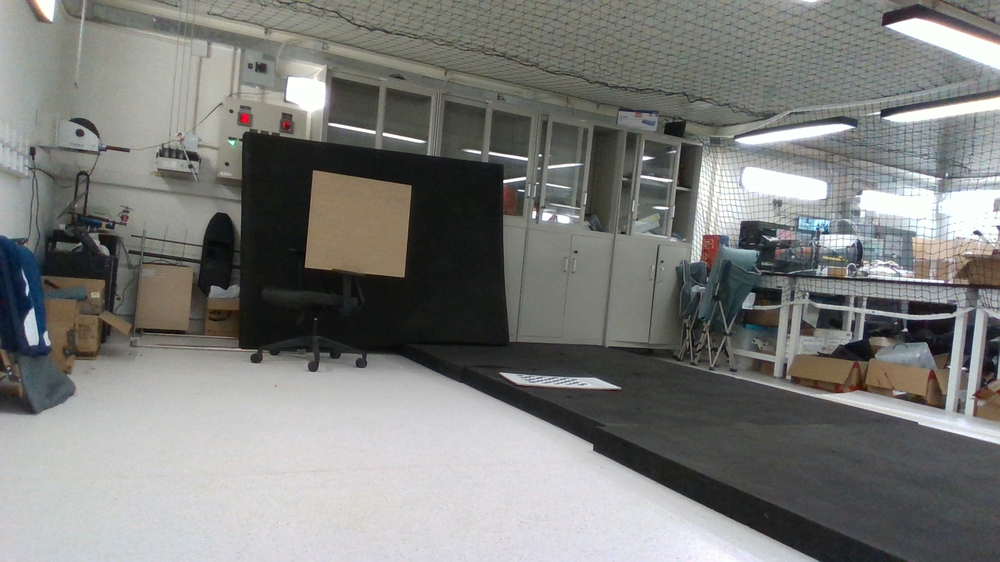
//> input picture image.png, 1000 x 562 px, shrunk from 1920 x 1080 before the run
$ ./edge_detector_node   (built with g++ and OpenCV 4)
//> lines starting //> are read from the running program, lines starting //| are printed output that depends on the picture; after the words box and inside, x2 and y2 are one past the last pixel; in counts of white or black regions, pixels touching at a corner belong together
#include<iostream>
#include <opencv2/opencv.hpp>
#include <opencv2/highgui/highgui.hpp>
#include <opencv2/imgproc/imgproc.hpp>
using namespace cv;
using namespace std;

void myHough(Mat src, Mat dst)
{
	vector<Vec2f> lines;//用于储存参数空间的交点
	HoughLines(src, lines, 1, CV_PI / 180, 120, 0, 0);//针对不同像素的图片注意调整阈值
	const int alpha = 10;//alpha取得充分大，保证画出贯穿整个图片的直线
	//lines中存储的是边缘直线在极坐标空间下的rho和theta值，在图像空间(直角坐标系下)只能体现出一个点
	//以该点为基准，利用theta与斜率之间的关系，找出该直线上的其他两个点(可能不在图像上)，之后以这两点画出直线
	for (size_t i = 0; i < lines.size(); i++)
	{
		float rho = lines[i][0], theta = lines[i][1];
		double cs = cos(theta), sn = sin(theta);
		double x = rho * cs, y = rho * sn;
		Point pt1(cvRound(x + alpha * (-sn)), cvRound(y + alpha * cs));
		Point pt2(cvRound(x - alpha * (-sn)), cvRound(y - alpha * cs));
		line(dst, pt1, pt2, Scalar(0, 0, 255), 1, LINE_AA);
	}
}

int main()
{
	Mat mImage = imread("/home/sam/catkin_ws/src/lidar_cam_calib/image.png");
//> mImage is the input picture: 562 rows x 1000 cols, CV_8UC3; mean B, G, R 122.8, 125.4, 124.8
	if (mImage.data == 0)
	{
		cerr << "Image reading error !" << endl;
		system("pause");
	}
	namedWindow("The original image");
	imshow("The original image", mImage);

	Mat mMiddle ;
	cvtColor(mImage, mMiddle,  COLOR_BGR2GRAY);//Canny()只接受单通道8位图像，边缘检测前先将图像转换为灰度图
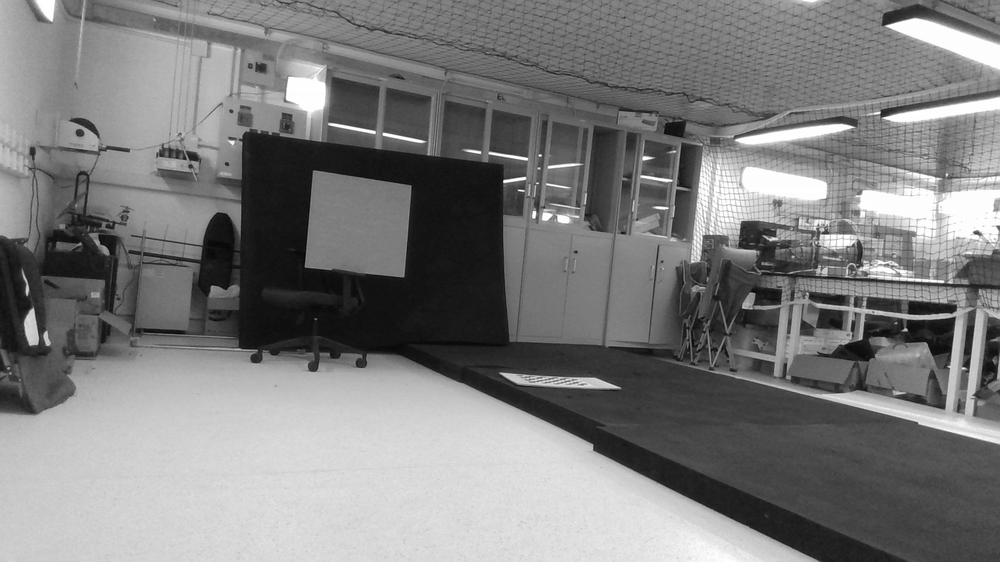
//> mMiddle: 562 rows x 1000 cols, CV_8UC1; min 2, max 255, mean 124.9
	Canny(mImage, mMiddle, 50, 150, 3);//边缘检测，检测结果作为霍夫变换的输入
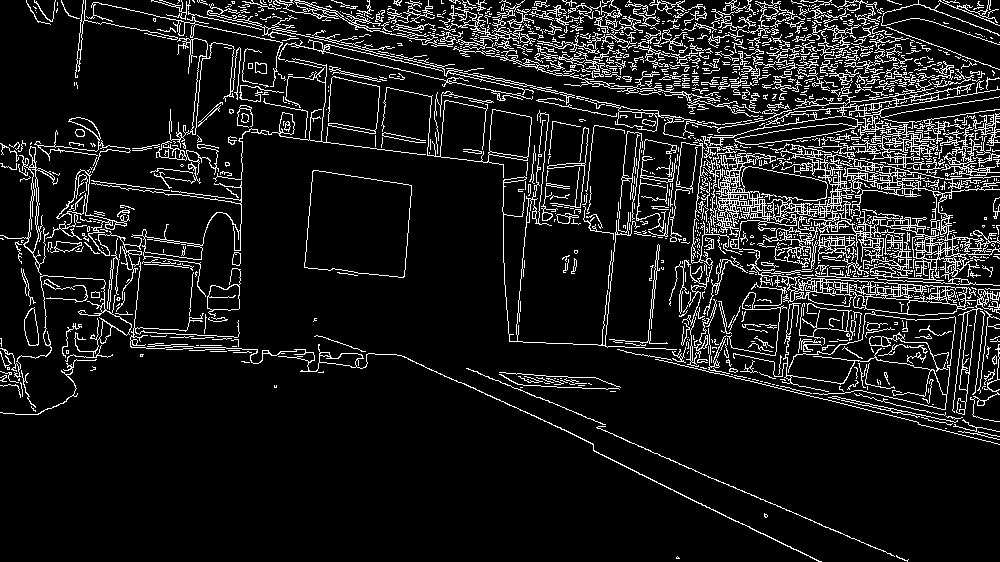
//> mMiddle: 562 rows x 1000 cols, CV_8UC1; 10.5% white in thin lines or dots
	Mat mResult = mImage.clone();
	myHough(mMiddle, mResult);//将结果展示在原图像上
//> in myHough, `HoughLines(src, lines, 1, CV_PI / 180, 120, 0, 0);`: lines = 5320 lines (rho, theta), first 12: [-34, 1.8], [-36, 1.8], [-31, 1.8], [-26, 1.78], [200, 1.8], [57, 1.76], [-52, 1.76], [-56, 1.8], [-17, 1.78], [-387, 2.36], [-14, 1.66], [-40, 1.82]
//> the loop in myHough, `for (size_t i = 0; i < lines.size(); i++)` made 5320 passes
//> (rho, theta, cs, sn, x, y, pt1, pt2) on passes 1 to 3: (-34, 1.8, -0.225, 0.974, 7.65, -33.13, Point(-2, -35), Point(17, -31)), (-36, 1.8, -0.225, 0.974, 8.1, -35.08, Point(-2, -37), Point(18, -33)), (-31, 1.8, -0.225, 0.974, 6.97, -30.21, Point(-3, -32), Point(17, -28))
//> after the loop in myHough, `for (size_t i = 0; i < lines.size(); i++)`:
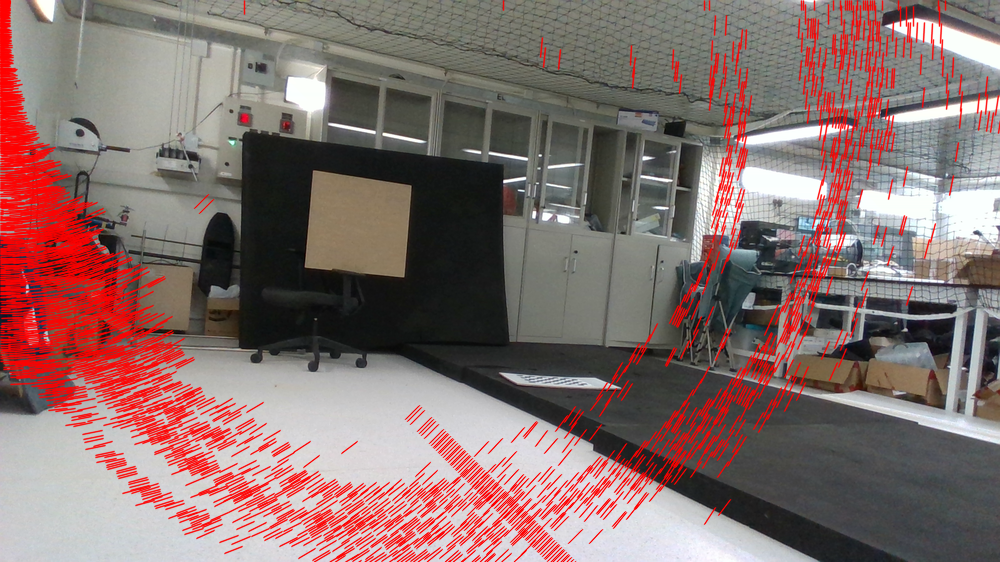
//> dst: 562 rows x 1000 cols, CV_8UC3; 16.7% of pixels changed, all inside (x1, y1, x2, y2) = (0, 0, 1000, 562)
	namedWindow("The processed image");
	imshow("The processed image", mResult);
	waitKey();
	destroyAllWindows();
	return 0;
}
